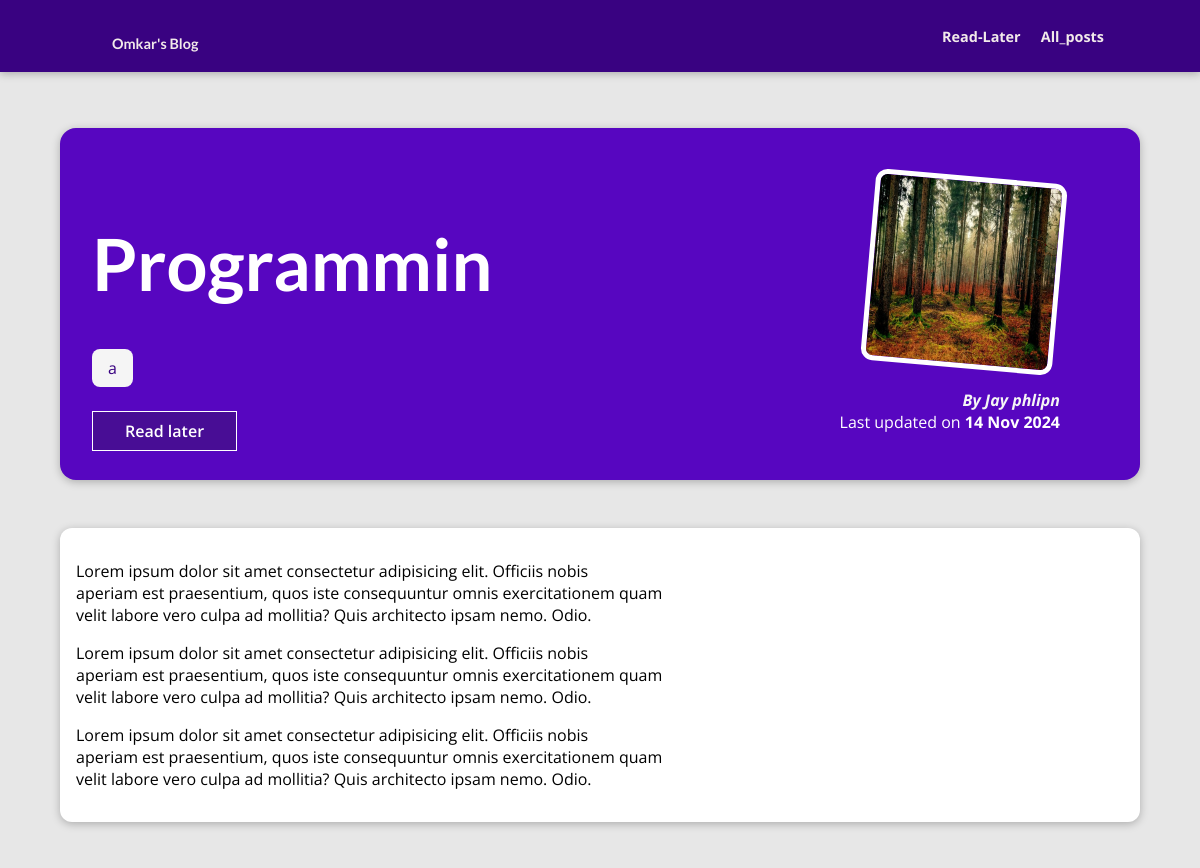
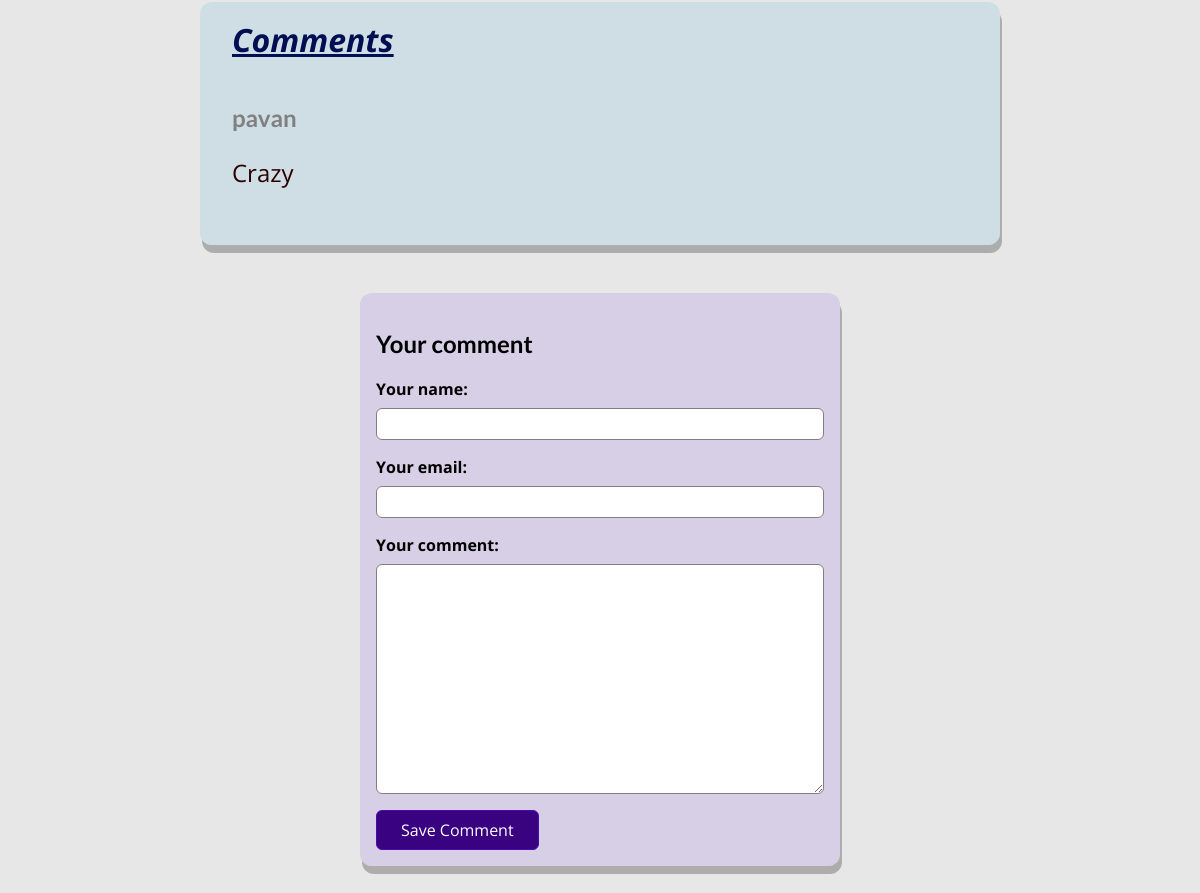
Page /posts/programming-is-fun on the committed database (2 pictures, top to bottom).
### blog/models.py (models this page shows, shortened)
class Post(models.Model):
    title = models.CharField(max_length=100)
    excert = models.CharField(max_length=150)
    image_name = models.ImageField(upload_to="postsfolder",null=True)
    content = models.TextField()
    date = models.DateField(auto_now=True)
    slug = models.SlugField(unique=True)
    content = models.TextField(validators=[
        MinLengthValidator(10)
    ])
    author = models.ForeignKey(Author,on_delete=models.SET_NULL,null=True,related_name="posts")
    tags = models.ManyToManyField(Tag)

class Tag(models.Model):
    caption = models.CharField(max_length=20)

class Author(models.Model):
    first_name = models.CharField(max_length=100)
    last_name = models.CharField(max_length=100)
    email_address = models.EmailField(max_length=100)
    def __str__(self):
        return f"{self.first_name} {self.last_name}"
    class Meta:
        verbose_name_plural  = "Author_details"

class Comment(models.Model):
    user_name = models.CharField(max_length=50)
    user_email= models.EmailField()
    text = models.TextField(max_length=150)
    postof = models.ForeignKey(Post,on_delete=models.CASCADE ,  related_name="comments")

### blog/views.py (the view, shortened to what this page needs)
# urls.py: path("posts/<slug:slug>" , views.SinglePostView.as_view(), name = "post-detail-page"),
class SinglePostView(DetailView):
    def is_stored_post(self,request,post_id):
        stored_posts  = request.session.get("stored-posts")
        if stored_posts is not None:
            is_saved_for_later = post_id in stored_posts
        else:
            is_saved_for_later = False
        return is_saved_for_later
    def get(self,request,slug):
        post = Post.objects.get(slug=slug)
        context ={
            "post":post,
            "post_tags":post.tags.all(),
            "comment_form":CommentForm(),
            "allthecomments":post.comments.all().order_by("-id"),
            "saved_for_later":self.is_stored_post(request,post.id)
        }
        return render(request , "blog/post-detail.html",context)

### blog/forms.py
class CommentForm(forms.ModelForm):
    class Meta:
        model = Comment
        exclude = ["postof"]
        labels = {
            "user_name":"Your name",
            "user_email":"Your email",
            "text":"Your comment"
        }

### blog/templates/blog/post-detail.html (shortened to what this page needs)
{% extends "base.html" %}
{% load static %}
{% block css_files %}
    <link rel="stylesheet" href=" {% static "blog/post-detail.css" %}"/>
{% endblock  %}
{% block content %}
    <section id="summary">
            <h2>{{post.title}}</h2>
            <div class="space_div">
                {% for tag in post_tags %}
                <span id="tagggg">{{ tag.caption }} </span>
                {% endfor %}
             </div>
                    <div class id="read-later">
                    <form action="{% url "read-later" %}" method="POST">
                        <button>
                            {% if saved_for_later %}
                                Remove from later list
                            {% else %}
                                Read later
                            {% endif %}
                        </button>
                    </form>
                    </div>
            <article>
                <img src = "{{ post.image_name.url }}" alt="{{ post.title }}">
                <address>
                    <a href="mailto:{{post.author.email_address}}">By {{post.author}} </a>
                </address>
                <div>
                    Last updated on <time> {{post.date|date:"d M Y"}}</time>
                </div>
            </article>
    </section>
    <main>
        {{post.content|linebreaks}}
    </main>
    <section id="comments-section">
        <span>
             Comments
    </span> <br><br>
        <ul>
            {% for c in allthecomments  %}
            <li>
                <h2>{{c.user_name}}</h2>
                <p>{{c.text|linebreaks}}</p>
            </li>
            {% endfor %}
        </ul>
    </section>
    <section class="comment-form">
        <h2>Your comment</h2>
        <form action = "{% url "post-detail-page" post.slug%}" method= "POST">
            {% for form_field in comment_form %}
            <div class="form-control {% if form_field.errors %}invalid{% endif %}">
                {{form_field.label_tag}}
                {{form_field}}
        </div>
            {% endfor %}
            <button>Save Comment</button>
        </form>
    </section>
{% endblock  %}

### static/app.css (style rules this page uses)
* { box-sizing: border-box; }
html { font-family: 'Open Sans', 'Lato', sans-serif; }
body { margin: 0; }
h1, h2, h3 { font-family: 'Lato', sans-serif; font-weight: bold; }
ul { list-style: none; margin: 0; padding: 0; display: grid; grid-template-columns: repeat(auto-fill, minmax(15rem, 1fr)); gap: 1.2rem; }

### blog/static/blog/post-detail.css (style rules this page uses)
body { background-color: #e7e7e7; }
#summary { margin: 8rem auto 3rem auto; padding: 2rem; width: 90%; max-width: 90rem; border-radius: 16px; background-color: #5706c0; position: relative; box-shadow: 0 2px 8px rgba(0, 0, 0, 0.25); height: 22rem; }
#summary a { color: whitesmoke; text-decoration: none; }
#summary h2 { color: white; font-size: 4.5rem; margin-bottom: 0.25rem; }
#summary article { position: absolute; top: 2rem; right: 3rem; padding: 1rem 2rem; border-radius: 12px; text-align: right; color: white; }
#summary article img { width: 12rem; height: 12rem; border-radius: 12px; transform: rotateZ(5deg); border: 5px solid white; margin-bottom: 1rem; }
#summary address { font-weight: bold; }
#summary time { font-weight: bold; }
main { width: 90%; max-width: 90rem; margin: 3rem auto; background-color: white; padding: 1rem; border-radius: 12px; box-shadow: 0 2px 8px rgba(0, 0, 0, 0.25); }
.space_div { margin-top: 5%; }
#tagggg { background-color: whitesmoke; color:#390281; padding: 0.5rem 1rem; border-radius: 8px; }
.form-control { margin-bottom: 1rem; }
.form-control label { font-weight: bold; margin-bottom: 0.5rem; display: block; }
.form-control input, .form-control textarea { display:block; width: 100%; font: inherit; padding: 0.25rem; border-radius: 6px; border: 1px solid grey; }
.comment-form { margin:3rem auto; width:90%; max-width: 30rem; border-radius: 12px; background-color: rgba(201, 189, 228, 0.552); box-shadow: 02px 8px rgba(0, 0, 0, 0.25); padding:1rem; }
.comment-form button { font:inherit; background-color: #390281; color: white; border: 1px solid #5007b0; padding: 0.5rem 1.5rem; border-radius: 6px; cursor: pointer; }
#comments-section { margin:3rem auto; width:90%; max-width: 50rem; border-radius: 12px; background-color: rgba(189, 214, 228, 0.552); box-shadow: 02px 8px rgba(0, 0, 0, 0.25); padding:1rem 2rem; }
#comments-section ul { list-style: none; margin: 0; padding: 0; }
#comments-section li { margin-bottom: 1rem; border-bottom: 2px solid #ccc; }
#comments-section li:last-of-type { border-bottom: none; }
#comments-section h2 { color:grey }
#comments-section p { color:rgb(43, 0, 0); font-size: x-large; }
#comments-section span { color:rgb(0, 14, 82); font-size: xx-large; font-weight: bolder; font-style: italic; text-decoration: underline; }
#read-later { margin: 2rem 0; }
#read-later button { background-color:#480d95; border: 1px solid white; padding: 0.5rem 2rem; font: inherit; font-weight: 600; color: white; cursor: pointer; }

### rows in the picture
Post: title "Programmin", image_name (picture), author "Jay phlipn", date "14 Nov 2024", content "Lorem ipsum dolor sit amet consectetur adipisicing elit. Officiis nobis aperiam est praesentium, quos iste consequuntur omnis exercitationem quam velit labore vero culpa ad mollitia? Quis architecto ipsam nemo. Odio. Lorem ipsum dolor sit amet consectetur adipisicing elit. Officiis nobis aperiam est praesentium, quos iste consequuntur omnis exercitationem quam velit labore vero culpa ad mollitia? Quis architecto ipsam nemo. Odio. Lorem ipsum dolor sit amet consectetur adipisicing elit. Officiis nobis aperiam est praesentium, quos iste consequuntur omnis exercitationem quam velit labore vero culpa ad mollitia? Quis architecto ipsam nemo. Odio."
Tag: caption "a"
Comment: user_name "pavan", text "Crazy"
